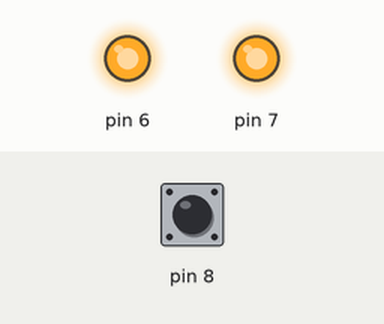
Bench run of a sketch on a simulated Arduino Uno, built with avr-gcc and run on an emulated ATmega328P. Parts: output pins drawn as LEDs (lit = HIGH). The inputs (shaded band) are chosen by the test bench; at power-on: pin 8 HIGH.

Above: at 0.1 s.
Timing chart, 0 to 1.6 s (numbered marks = the images above):
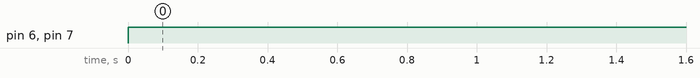

The sketch:

Valve_Relay_Test.ino
```cpp
void setup() {
  pinMode(6, OUTPUT);
  pinMode(7, OUTPUT);
  pinMode(8, INPUT_PULLUP);
  Serial.begin(9600);
}

void loop() {
  int swtch = digitalRead(8);
  if (swtch == 0) {
    digitalWrite(7, HIGH);
    digitalWrite(6, HIGH);
  }
  else if (swtch == 1) {
    digitalWrite(7, HIGH);
    digitalWrite(6, HIGH);
    }

}
```

Measured:
- by itself, pin 6, pin 7: LOW → HIGH at 0.00 s
